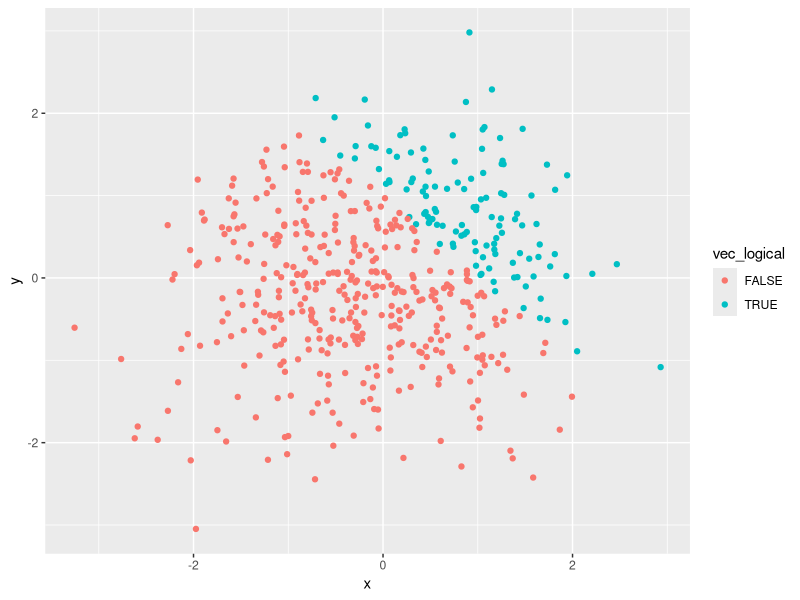
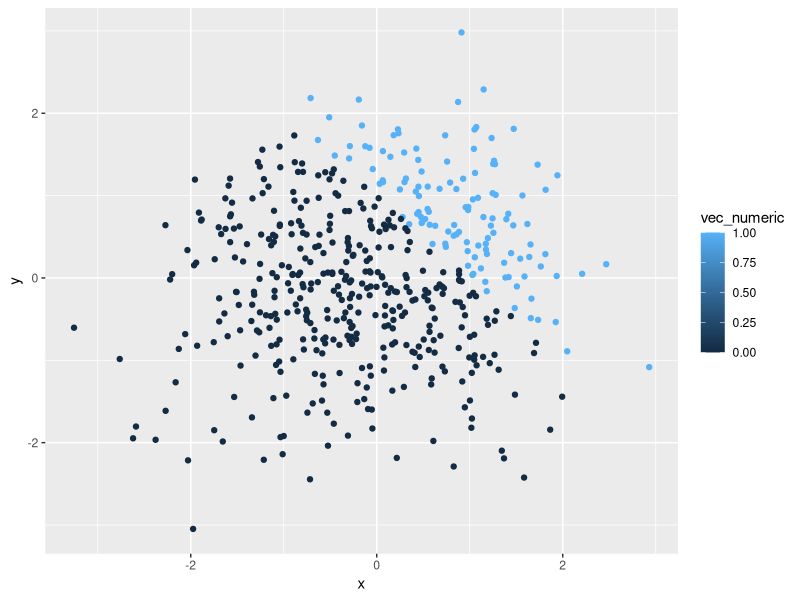
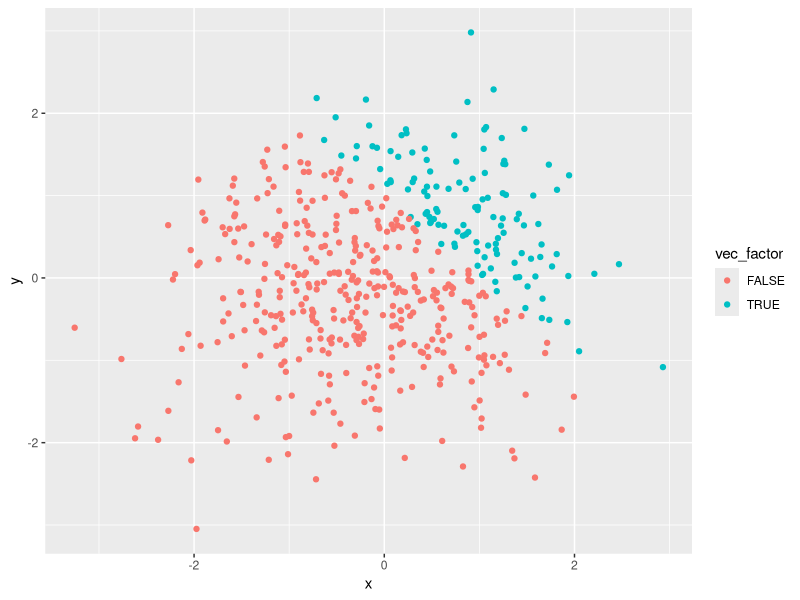
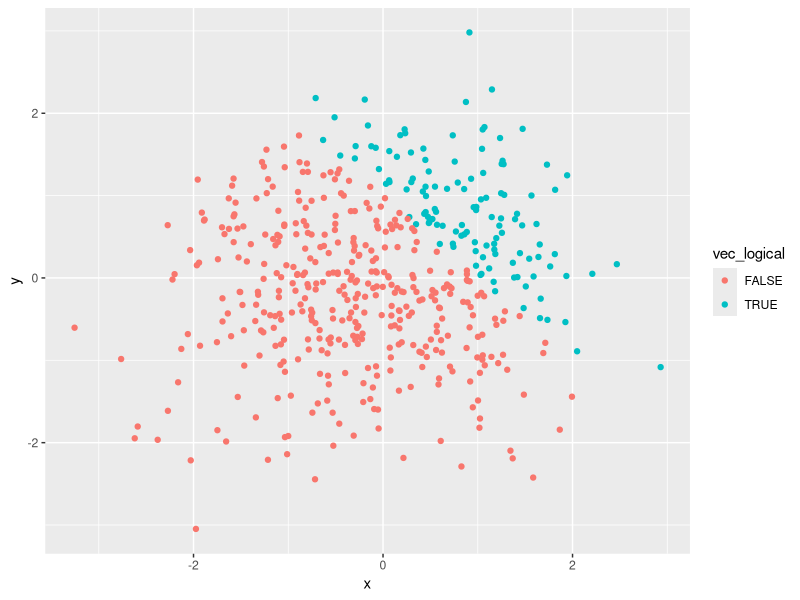

The R source for these figures, in order:
## ---- chunk 1
knitr::opts_chunk$set(echo = TRUE)
## ---- chunk 2
library(tidyverse)

hw1_df=tibble(
   vec_numeric=rnorm(n=8, mean=0, sd=1),
   vec_logical=c(vec_numeric>0),
   vec_char=character(length=8),
   vec_factor=factor(vec_char, levels = c("a", "b", "c"))
)
## ---- chunk 3
mean(pull(hw1_df, vec_numeric))
mean(pull(hw1_df, vec_logical))
mean(pull(hw1_df, vec_char))
mean(pull(hw1_df, vec_factor))
## ---- chunk 4
as.numeric(pull(hw1_df, vec_logical))
as.numeric(pull(hw1_df, vec_char))
as.numeric(pull(hw1_df, vec_factor))
## ---- chunk 5
pull(hw1_df, vec_numeric)*as.numeric(pull(hw1_df, vec_logical))
pull(hw1_df, vec_numeric)*as.factor(pull(hw1_df, vec_logical))
as.numeric(as.factor(pull(hw1_df, vec_logical)))*pull(hw1_df, vec_numeric)
## ---- chunk 6
hw1_df2=tibble(
   x=rnorm(n=500, mean=0, sd=1),
   y=rnorm(n=500, mean=0, sd=1),
   vec_logical=x+y>1,
   vec_numeric=as.numeric(vec_logical),
   vec_factor=as.factor(vec_logical)
)
## ---- chunk 7
ggplot(hw1_df2,aes(x=x,y=y,color=vec_logical))+geom_point()
## ---- chunk 8
ggsave("Rplot.png",width = 20, height = 20, units = "cm")
## ---- chunk 9
ggplot(hw1_df2,aes(x=x,y=y,color=vec_numeric))+geom_point()
## ---- chunk 10
ggplot(hw1_df2,aes(x=x,y=y,color=vec_factor))+geom_point()
